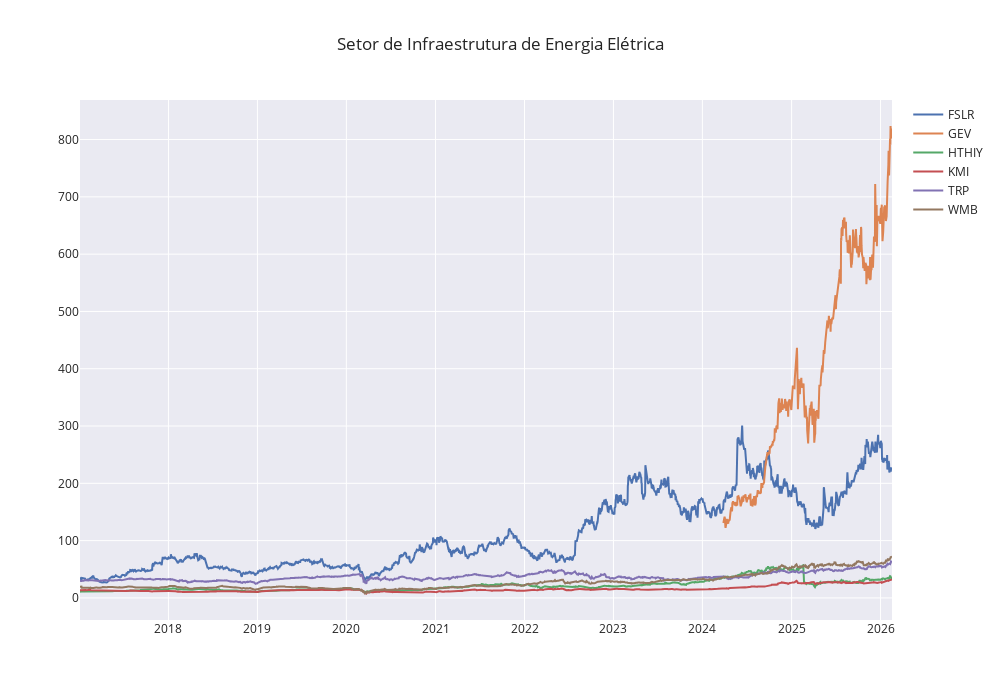

Notebook code for this chart:
### Markdown cell above
### Indicadores Gerais

### Code cell
# Lista das empresas de infraestrutura de energia dos EUA
lst_ticker_infra_energia = [
    'WMB', # The Williams Companies
    'KMI', # Kinder Morgan
    'GEV', # GE Vernova
    'HTHIY', # Hitachi
    'TRP', # TC Energy
    'FSLR' # First Solar
]

# Preços de fechamento das empresas de infraestrutura de energia dos EUA
df_infra_energia = yf.download(lst_ticker_infra_energia, start='2017-01-01', auto_adjust=True, multi_level_index=False)['Close']

# Plotando os preços das empresas de infraestrutura de energia elétrica
fig = go.Figure()

for empresa in df_infra_energia:
    fig.add_trace(go.Scatter(
        x=df_infra_energia.index,
        y=df_infra_energia[empresa],
        name=empresa
))
    
fig.update_layout(
    height=700,
    width=1000,
    title_text='Setor de Infraestrutura de Energia Elétrica',
    template='seaborn'
)

fig.show()

### Figure 1 — Plotly figure (JSON) as saved in the notebook; plotly's stock layout.template omitted (floating-point values rounded to 4 significant figures; data arrays with more than 128 entries replaced by an {"elided": "..."} marker saying what was removed)
{"data": [{"name": "FSLR", "type": "scatter", "x": {"elided": "2293 str values"}, "y": {"elided": "2293 float values"}}, {"name": "GEV", "type": "scatter", "x": {"elided": "2293 str values"}, "y": {"elided": "2293 float values"}}, {"name": "HTHIY", "type": "scatter", "x": {"elided": "2293 str values"}, "y": {"elided": "2293 float values"}}, {"name": "KMI", "type": "scatter", "x": {"elided": "2293 str values"}, "y": {"elided": "2293 float values"}}, {"name": "TRP", "type": "scatter", "x": {"elided": "2293 str values"}, "y": {"elided": "2293 float values"}}, {"name": "WMB", "type": "scatter", "x": {"elided": "2293 str values"}, "y": {"elided": "2293 float values"}}], "layout": {"height": 700, "title": {"text": "Setor de Infraestrutura de Energia Elétrica"}, "width": 1000}}
